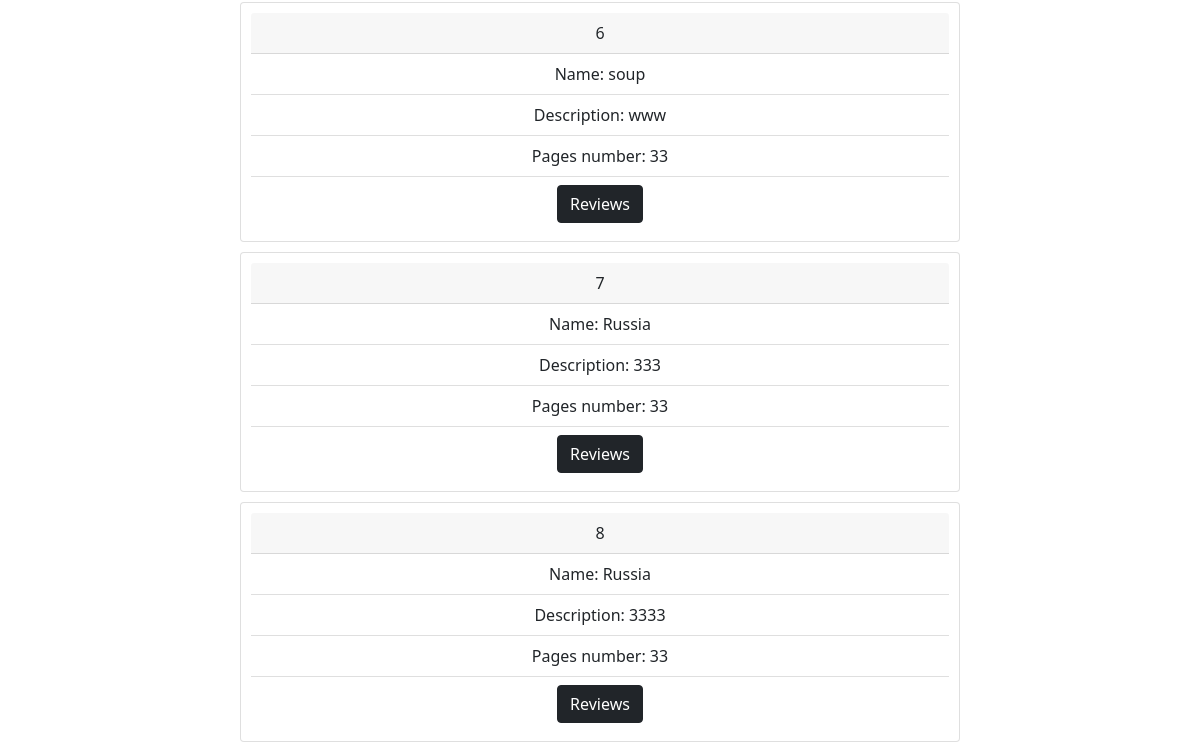
The page /app/book_list/ (lower part) on the database as committed earlier.
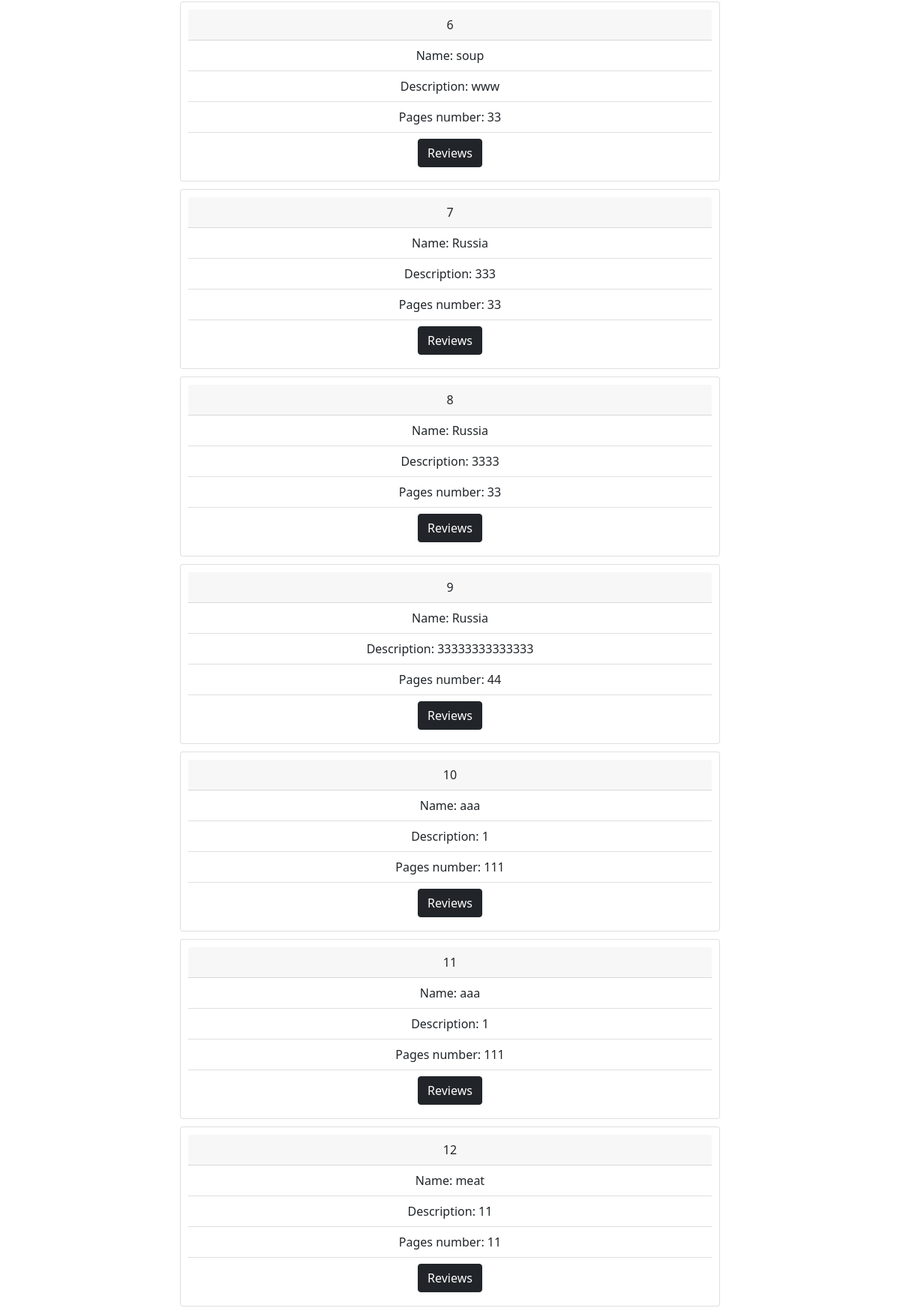
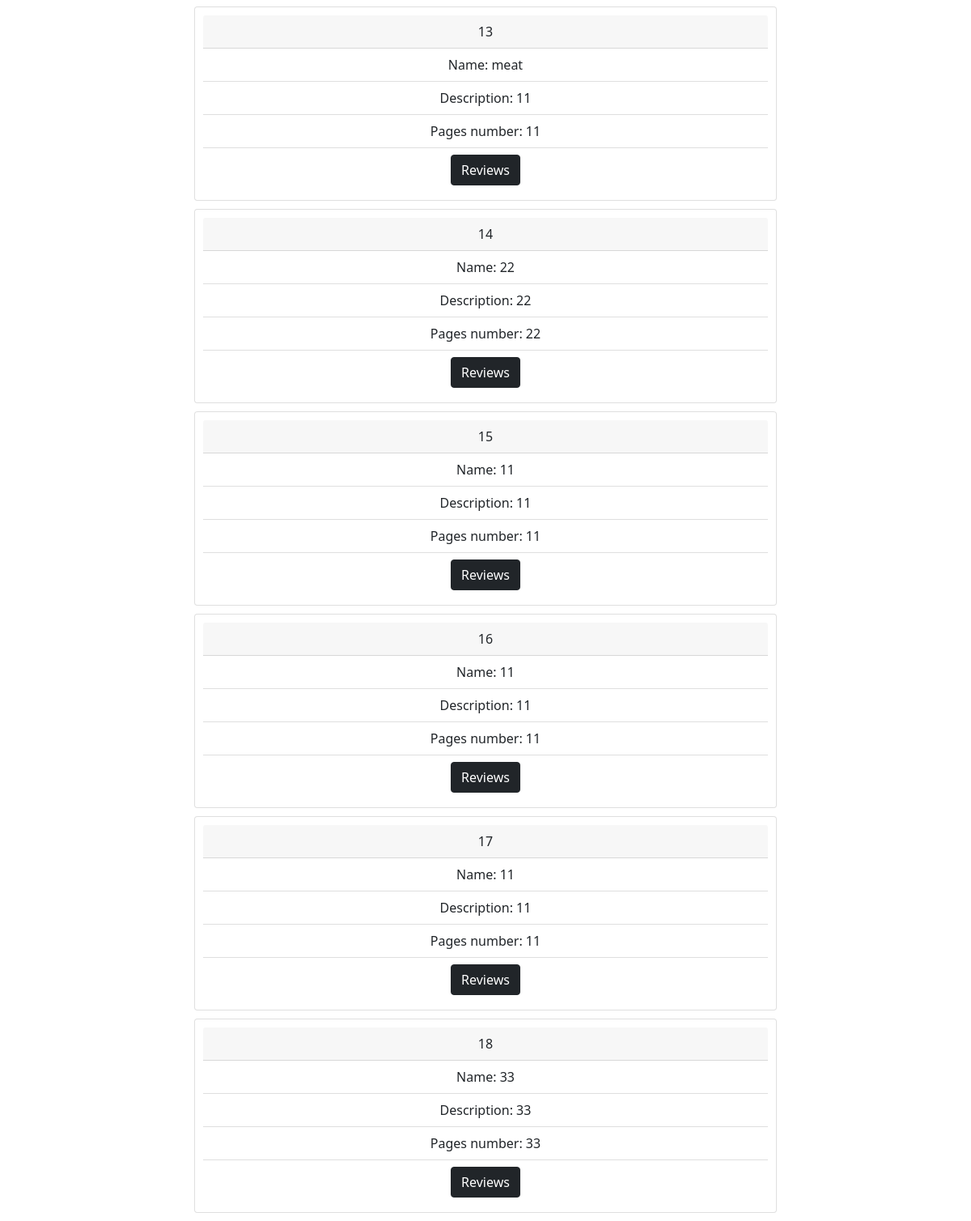
The same page on the database as committed later (2 pictures, top to bottom).
### app_tutorial/models.py (models this page shows, shortened)
class Book(models.Model):
    name = models.CharField(max_length=255)
    price = models.DecimalField(max_digits=10, decimal_places=2)
    pages_number = models.IntegerField(default=100)
    description = models.TextField(null=True, blank=True)

### app_tutorial/views.py (the view)
# urls.py: path('book_list/', views.book_list, name='book_list'),
def book_list(request):
    books = Book.objects.all()
    return render(request, 'book_list.html', {'books': books})

### templates/book_list.html (shortened to what this page needs)
{% extends 'base.html'%}
{%block content%}
{% for book in books %}
    <div class="review card">
      <div class="card-header">
        {{book.id}}
      </div>
      <ul class="list-group list-group-flush">
        <li class="list-group-item">Name: {{book.name}}</li>
        <li class="list-group-item">Description: {{book.description}}</li>
        <li class="list-group-item">Pages number: {{book.pages_number}}</li>
        <li class="list-group-item">
            <a class="btn btn-dark" href="{% url 'book_review_list' book_id=book.id%}" role="button">Reviews</a>
        </li>
      </ul>
    </div>
{% endfor %}
{% endblock %}

Rows that differ between the two databases and show on the page:
added Book: id "9", name "Russia", description "33333333333333", pages_number "44"
added Book: id "10", name "aaa", description "1", pages_number "111"
added Book: id "11", name "aaa", description "1", pages_number "111"
added Book: id "12", name "meat", description "11", pages_number "11"
added Book: id "13", name "meat", description "11", pages_number "11"
added Book: id "14", name "22", description "22", pages_number "22"
added Book: id "15", name "11", description "11", pages_number "11"
added Book: id "16", name "11", description "11", pages_number "11"
added Book: id "17", name "11", description "11", pages_number "11"
added Book: id "18", name "33", description "33", pages_number "33"
